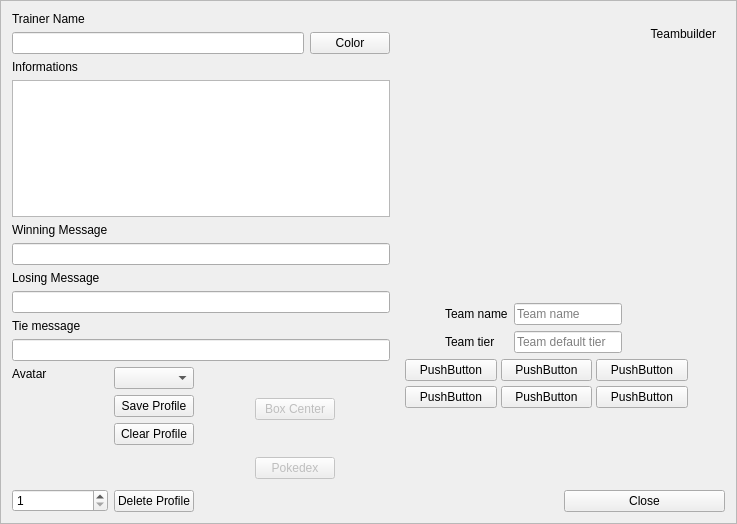
<?xml version="1.0" encoding="UTF-8"?>
<ui version="4.0">
 <class>TrainerMenu</class>
 <widget class="QFrame" name="TrainerMenu">
  <property name="geometry">
   <rect>
    <x>0</x>
    <y>0</y>
    <width>737</width>
    <height>524</height>
   </rect>
  </property>
  <property name="windowTitle">
   <string>Frame</string>
  </property>
  <property name="frameShape">
   <enum>QFrame::StyledPanel</enum>
  </property>
  <property name="frameShadow">
   <enum>QFrame::Raised</enum>
  </property>
  <layout class="QGridLayout" name="gridLayout">
   <item row="3" column="6">
    <widget class="QPushButton" name="close">
     <property name="text">
      <string>Close</string>
     </property>
    </widget>
   </item>
   <item row="0" column="0" rowspan="4">
    <layout class="QVBoxLayout" name="verticalLayout">
     <item>
      <widget class="QLabel" name="trainerNameLabel">
       <property name="text">
        <string>Trainer Name</string>
       </property>
       <property name="buddy">
        <cstring>name</cstring>
       </property>
      </widget>
     </item>
     <item>
      <layout class="QHBoxLayout" name="horizontalLayout">
       <item>
        <widget class="QLineEdit" name="name"/>
       </item>
       <item>
        <widget class="QPushButton" name="colorButton">
         <property name="text">
          <string>Color</string>
         </property>
        </widget>
       </item>
      </layout>
     </item>
     <item>
      <widget class="QLabel" name="informationsLabel">
       <property name="text">
        <string>Informations</string>
       </property>
       <property name="buddy">
        <cstring>infos</cstring>
       </property>
      </widget>
     </item>
     <item>
      <widget class="QPlainTextEdit" name="infos">
       <property name="tabChangesFocus">
        <bool>true</bool>
       </property>
      </widget>
     </item>
     <item>
      <widget class="QLabel" name="winningMessageLabel">
       <property name="text">
        <string>Winning Message</string>
       </property>
       <property name="buddy">
        <cstring>winningMessage</cstring>
       </property>
      </widget>
     </item>
     <item>
      <widget class="QLineEdit" name="winningMessage">
       <property name="text">
        <string/>
       </property>
      </widget>
     </item>
     <item>
      <widget class="QLabel" name="losingMessageLabel">
       <property name="text">
        <string>Losing Message</string>
       </property>
       <property name="buddy">
        <cstring>losingMessage</cstring>
       </property>
      </widget>
     </item>
     <item>
      <widget class="QLineEdit" name="losingMessage">
       <property name="text">
        <string/>
       </property>
      </widget>
     </item>
     <item>
      <widget class="QLabel" name="tieLabel">
       <property name="text">
        <string>Tie message</string>
       </property>
       <property name="buddy">
        <cstring>tieMessage</cstring>
       </property>
      </widget>
     </item>
     <item>
      <widget class="QLineEdit" name="tieMessage"/>
     </item>
     <item>
      <spacer name="verticalSpacer_2">
       <property name="orientation">
        <enum>Qt::Vertical</enum>
       </property>
       <property name="sizeHint" stdset="0">
        <size>
         <width>20</width>
         <height>40</height>
        </size>
       </property>
      </spacer>
     </item>
     <item>
      <layout class="QHBoxLayout" name="horizontalLayout_2" stretch="0,0,0,0,0">
       <item>
        <layout class="QVBoxLayout" name="verticalLayout_3">
         <item>
          <widget class="QLabel" name="avatarLabel">
           <property name="text">
            <string>Avatar</string>
           </property>
           <property name="buddy">
            <cstring>avatarNumber</cstring>
           </property>
          </widget>
         </item>
         <item>
          <widget class="QLabel" name="avatar">
           <property name="sizePolicy">
            <sizepolicy hsizetype="Fixed" vsizetype="Fixed">
             <horstretch>0</horstretch>
             <verstretch>0</verstretch>
            </sizepolicy>
           </property>
           <property name="minimumSize">
            <size>
             <width>96</width>
             <height>96</height>
            </size>
           </property>
           <property name="maximumSize">
            <size>
             <width>96</width>
             <height>96</height>
            </size>
           </property>
           <property name="autoFillBackground">
            <bool>false</bool>
           </property>
           <property name="text">
            <string/>
           </property>
           <property name="alignment">
            <set>Qt::AlignCenter</set>
           </property>
          </widget>
         </item>
         <item>
          <widget class="QSpinBox" name="avatarNumber">
           <property name="minimum">
            <number>1</number>
           </property>
           <property name="maximum">
            <number>293</number>
           </property>
          </widget>
         </item>
        </layout>
       </item>
       <item>
        <layout class="QVBoxLayout" name="verticalLayout_2">
         <item>
          <widget class="QComboBox" name="profileList"/>
         </item>
         <item>
          <widget class="QPushButton" name="saveProfile">
           <property name="text">
            <string>Save Profile</string>
           </property>
          </widget>
         </item>
         <item>
          <widget class="QPushButton" name="newProfile">
           <property name="text">
            <string>Clear Profile</string>
           </property>
          </widget>
         </item>
         <item>
          <spacer name="verticalSpacer">
           <property name="orientation">
            <enum>Qt::Vertical</enum>
           </property>
           <property name="sizeHint" stdset="0">
            <size>
             <width>20</width>
             <height>40</height>
            </size>
           </property>
          </spacer>
         </item>
         <item>
          <widget class="QPushButton" name="deleteProfile">
           <property name="text">
            <string>Delete Profile</string>
           </property>
          </widget>
         </item>
        </layout>
       </item>
       <item>
        <spacer name="horizontalSpacer_4">
         <property name="orientation">
          <enum>Qt::Horizontal</enum>
         </property>
         <property name="sizeHint" stdset="0">
          <size>
           <width>40</width>
           <height>20</height>
          </size>
         </property>
        </spacer>
       </item>
       <item>
        <layout class="QVBoxLayout" name="verticalLayout_5">
         <item>
          <widget class="QPushButton" name="boxCenter">
           <property name="enabled">
            <bool>false</bool>
           </property>
           <property name="text">
            <string>Box Center</string>
           </property>
          </widget>
         </item>
         <item>
          <widget class="QPushButton" name="pokedex">
           <property name="enabled">
            <bool>false</bool>
           </property>
           <property name="text">
            <string>Pokedex</string>
           </property>
          </widget>
         </item>
        </layout>
       </item>
       <item>
        <spacer name="horizontalSpacer_5">
         <property name="orientation">
          <enum>Qt::Horizontal</enum>
         </property>
         <property name="sizeHint" stdset="0">
          <size>
           <width>40</width>
           <height>20</height>
          </size>
         </property>
        </spacer>
       </item>
      </layout>
     </item>
    </layout>
   </item>
   <item row="1" column="5" colspan="2">
    <widget class="QFrame" name="teambuilderFrame">
     <layout class="QVBoxLayout" name="verticalLayout_4" stretch="0,1,0,0,0">
      <item>
       <widget class="QLabel" name="teambuilderLabel">
        <property name="text">
         <string>Teambuilder</string>
        </property>
        <property name="alignment">
         <set>Qt::AlignRight|Qt::AlignTrailing|Qt::AlignVCenter</set>
        </property>
       </widget>
      </item>
      <item>
       <widget class="PokeButtonsHolder" name="pokemonButtons" native="true"/>
      </item>
      <item>
       <layout class="QHBoxLayout" name="horizontalLayout_6">
        <item>
         <spacer name="horizontalSpacer_2">
          <property name="orientation">
           <enum>Qt::Horizontal</enum>
          </property>
          <property name="sizeHint" stdset="0">
           <size>
            <width>40</width>
            <height>20</height>
           </size>
          </property>
         </spacer>
        </item>
        <item>
         <layout class="QFormLayout" name="formLayout">
          <property name="fieldGrowthPolicy">
           <enum>QFormLayout::AllNonFixedFieldsGrow</enum>
          </property>
          <item row="0" column="0">
           <widget class="QLabel" name="teamNameLabel">
            <property name="text">
             <string>Team name</string>
            </property>
           </widget>
          </item>
          <item row="0" column="1">
           <layout class="QHBoxLayout" name="horizontalLayout_5">
            <property name="spacing">
             <number>2</number>
            </property>
            <item>
             <widget class="QLineEdit" name="teamName">
              <property name="placeholderText">
               <string>Team name</string>
              </property>
             </widget>
            </item>
           </layout>
          </item>
          <item row="1" column="0">
           <widget class="QLabel" name="teamTierLabel">
            <property name="text">
             <string>Team tier</string>
            </property>
           </widget>
          </item>
          <item row="1" column="1">
           <widget class="QLineEdit" name="teamTier">
            <property name="placeholderText">
             <string>Team default tier</string>
            </property>
           </widget>
          </item>
         </layout>
        </item>
        <item>
         <layout class="QGridLayout" name="gridLayout_3">
          <property name="spacing">
           <number>0</number>
          </property>
          <item row="2" column="0">
           <widget class="QToolButton" name="teamFolderButton">
            <property name="toolTip">
             <string>Change team folder</string>
            </property>
            <property name="text">
             <string/>
            </property>
            <property name="toolButtonStyle">
             <enum>Qt::ToolButtonIconOnly</enum>
            </property>
            <property name="autoRaise">
             <bool>true</bool>
            </property>
            <property name="arrowType">
             <enum>Qt::NoArrow</enum>
            </property>
           </widget>
          </item>
          <item row="0" column="0">
           <widget class="QToolButton" name="loadTeam">
            <property name="toolTip">
             <string>Load team</string>
            </property>
            <property name="text">
             <string/>
            </property>
            <property name="toolButtonStyle">
             <enum>Qt::ToolButtonIconOnly</enum>
            </property>
            <property name="autoRaise">
             <bool>true</bool>
            </property>
           </widget>
          </item>
          <item row="0" column="1">
           <widget class="QToolButton" name="saveTeam">
            <property name="toolTip">
             <string>Save team</string>
            </property>
            <property name="text">
             <string/>
            </property>
            <property name="toolButtonStyle">
             <enum>Qt::ToolButtonIconOnly</enum>
            </property>
            <property name="autoRaise">
             <bool>true</bool>
            </property>
           </widget>
          </item>
          <item row="2" column="1">
           <widget class="QToolButton" name="importTeam">
            <property name="toolTip">
             <string>Import team</string>
            </property>
            <property name="text">
             <string/>
            </property>
            <property name="toolButtonStyle">
             <enum>Qt::ToolButtonIconOnly</enum>
            </property>
            <property name="autoRaise">
             <bool>true</bool>
            </property>
           </widget>
          </item>
         </layout>
        </item>
        <item>
         <spacer name="horizontalSpacer">
          <property name="orientation">
           <enum>Qt::Horizontal</enum>
          </property>
          <property name="sizeHint" stdset="0">
           <size>
            <width>40</width>
            <height>20</height>
           </size>
          </property>
         </spacer>
        </item>
       </layout>
      </item>
      <item>
       <layout class="QHBoxLayout" name="horizontalLayout_4"/>
      </item>
      <item>
       <layout class="QGridLayout" name="gridLayout_2" columnstretch="1,1,1,0">
        <property name="spacing">
         <number>4</number>
        </property>
        <item row="0" column="0">
         <widget class="QPushButton" name="team1">
          <property name="text">
           <string>PushButton</string>
          </property>
         </widget>
        </item>
        <item row="0" column="1">
         <widget class="QPushButton" name="team2">
          <property name="text">
           <string>PushButton</string>
          </property>
         </widget>
        </item>
        <item row="2" column="0">
         <widget class="QPushButton" name="team4">
          <property name="text">
           <string>PushButton</string>
          </property>
         </widget>
        </item>
        <item row="0" column="2">
         <widget class="QPushButton" name="team3">
          <property name="text">
           <string>PushButton</string>
          </property>
         </widget>
        </item>
        <item row="2" column="1">
         <widget class="QPushButton" name="team5">
          <property name="text">
           <string>PushButton</string>
          </property>
         </widget>
        </item>
        <item row="2" column="2">
         <widget class="QPushButton" name="team6">
          <property name="text">
           <string>PushButton</string>
          </property>
         </widget>
        </item>
        <item row="0" column="3">
         <widget class="QToolButton" name="addTeam">
          <property name="toolTip">
           <string>Add team</string>
          </property>
          <property name="text">
           <string/>
          </property>
          <property name="toolButtonStyle">
           <enum>Qt::ToolButtonIconOnly</enum>
          </property>
          <property name="autoRaise">
           <bool>true</bool>
          </property>
         </widget>
        </item>
        <item row="2" column="3">
         <widget class="QToolButton" name="removeTeam">
          <property name="sizePolicy">
           <sizepolicy hsizetype="Expanding" vsizetype="Fixed">
            <horstretch>0</horstretch>
            <verstretch>0</verstretch>
           </sizepolicy>
          </property>
          <property name="toolTip">
           <string>Remove team</string>
          </property>
          <property name="text">
           <string/>
          </property>
          <property name="toolButtonStyle">
           <enum>Qt::ToolButtonIconOnly</enum>
          </property>
          <property name="autoRaise">
           <bool>true</bool>
          </property>
         </widget>
        </item>
       </layout>
      </item>
     </layout>
    </widget>
   </item>
   <item row="2" column="6">
    <spacer name="verticalSpacer_3">
     <property name="orientation">
      <enum>Qt::Vertical</enum>
     </property>
     <property name="sizeType">
      <enum>QSizePolicy::Maximum</enum>
     </property>
     <property name="sizeHint" stdset="0">
      <size>
       <width>20</width>
       <height>60</height>
      </size>
     </property>
    </spacer>
   </item>
  </layout>
 </widget>
 <customwidgets>
  <customwidget>
   <class>PokeButtonsHolder</class>
   <extends>QWidget</extends>
   <header>Teambuilder/pokebuttonsholder.h</header>
   <container>1</container>
  </customwidget>
 </customwidgets>
 <resources/>
 <connections>
  <connection>
   <sender>avatarNumber</sender>
   <signal>valueChanged(int)</signal>
   <receiver>TrainerMenu</receiver>
   <slot>setAvatarPixmap()</slot>
   <hints>
    <hint type="sourcelabel">
     <x>82</x>
     <y>486</y>
    </hint>
    <hint type="destinationlabel">
     <x>106</x>
     <y>500</y>
    </hint>
   </hints>
  </connection>
 </connections>
 <slots>
  <slot>setAvatarPixmap()</slot>
 </slots>
</ui>
